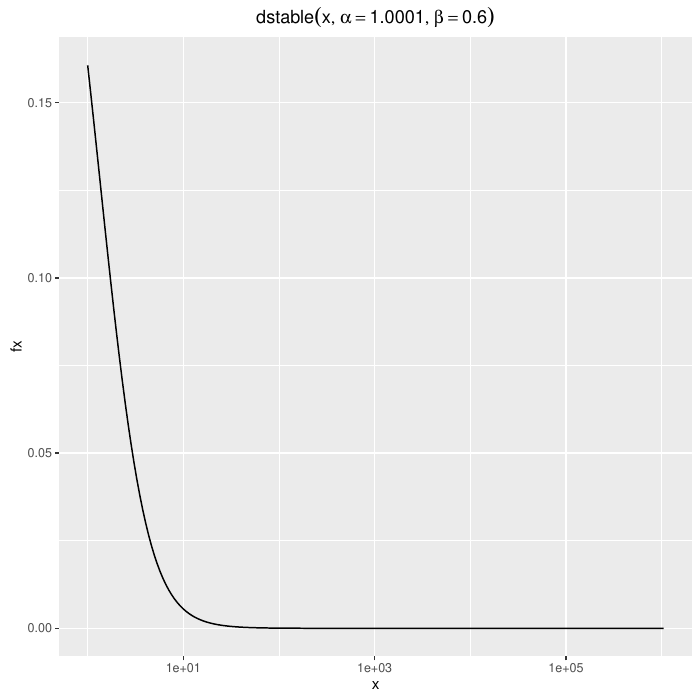

Reproduce this figure in R.
require("stablecpp")
require("ggplot2")
require("plyr")
dPareto <- stablecpp:::dPareto

source(system.file("test-tools-1.R", package = "Matrix"), keep.source=interactive())
					#-> identical3(), showProc.time(),...

stopifnot(0 < print(dstable(4000., alpha=1.00001, beta=0.6)))
## gave error in fBasics::dstable()
## now 18 warnings from uniroot()

pdf("dstab-ex.pdf")

x <- 2^seq(0, 20, length= 200)
## Regression check for alpha=2: <==> *norm() :
x. <- x/1024
fx <- dstable(x., alpha = 2, beta = 0, gamma = 1.1, delta=2, pm=2)
lf <- dstable(x., alpha = 2, beta = 0, gamma = 1.1, delta=2, pm=2, log=TRUE)
stopifnot(
    local({i <- is.finite(log(fx)); all.equal(log(fx[i]), lf[i])}),
    all.equal(fx, dnorm(x., m=2, s=1.1)),
    all.equal(lf, dnorm(x., m=2, s=1.1, log=TRUE)))

fx <- dstable(x, alpha = 1.0001, beta = 0.6)

qplot(x,fx, log="x", geom="line",
      main = expression(dstable(x, alpha == 1.0001, beta == 0.6)))# looks good
qplot(x,fx, log="xy", geom="line",
      main = expression(dstable(x, alpha == 1.0001, beta == 0.6)))# --- perfect now
stopifnot((dlx <- diff(log(fx))) < 0, # decreasing
      { dl <- dlx[x[-1] > 1000] # the negative slope:
	relErr(-0.13934, dl) < 4e-4},
	  diff(dl) > -1e-6)#  > 0 "in theory"; > -6e-7, ok on 64-bit Linux

nc <- 512 # number of points for curve()

zeta <- function(alpha,beta) if(alpha==1) 0 else -beta*tan(pi/2*alpha)

## negative beta:
x=seq(-.5,1.5,length.out=nc)
qplot(x=x,y=dstable(x,.75,-.5),ylab="f(x)",main=expression(dstable(x, alpha == .75, beta == -.5)),geom="line")
## cx <- curve(dstable(x, 0.75, -.5), -.5, 1.5, n=nc)# ok, now
m <- stableMode(0.75, -.5, tol=1e-14)
stopifnot(all.equal(m, 0.35810298366, tol = 1e-7),
	  all.equal(dstable(m, 0.75, -.5), 0.3554664043, tol=1e-6))

showProc.time()

###-------- "small" alpha -----------------
## alpha --> 0 --- very heavy tailed -- and numerically challenging.

## symmetric (beta = 0)
(x0 <- (-16:16)/256)
fx0 <- dstable(x0, alpha = 0.1, beta=0, gamma = 1e6)
qplot(x=x0, y=fx0, geom=c("line"),
     main = expression(f(x, alpha== 0.1, beta == 0, gamma == 10^6)))+
  geom_point(shape="o",size=5)
stopifnot(all.equal(fx0[17],1.15508291498374),
	  all.equal(fx0[ 1],0.02910420736536),
	  all.equal(range(diff(fx0[1:8])),
		    c(0.0011871409, 0.0025179435), tol=1e-6)
	  )

## beta > 0
x<-seq(-1,1,length.out=nc)
qplot(x=x,y=dstable(x, alpha = 0.3, beta = 0.5, tol=1e-7),ylab="f(x)",
            main=expression(dstable(x, alpha== 0.3, beta  == 0.5, tol == 10^-7)),geom="line")
m3 <- stableMode(0.3, 0.5, tol=1e-14)# still with 3 warnings
stopifnot(all.equal(m3, -0.2505743952946, tol = 2e-8))
## zoom into the above
x<-seq(-.27, -.22, length.out=nc)
qplot(x=x,y=dstable(x, alpha = 0.3, beta = 0.5, tol=1e-7), ylab="f(x)",
      main=expression(dstable(x, alpha== 0.3, beta  == 0.5, tol == 10^-7)),geom="line")+
    geom_vline(aes(xintercept = m3), color="green", linetype=2, size=1)

x<-seq(-.4,.2,length.out=nc)
y<-dstable(x, alpha = 0.1, beta = 0.5, tol=1e-7)
m1<-stableMode(.1,.5,tol=1e-15)
qplot(x=x,y=y,geom="line",
      main=expression(dstable(x, alpha == 0.1, beta == 0.5, tol == 10^-7)),
      ylab = "f(x)", ylim = c(0, 25))+
  geom_vline(aes(xintercept=m1),color="green",linetype=2,size=1)+
  geom_hline(aes(yintercept=0), color="red", linetype=2,size=1)
stopifnot(all.equal(m1, -0.079192219, tol=2e-7)) # -0.079192219, was -0.0791921758
## check mode *and* unimodality
i. <- x > m1
stopifnot(## decreasing to the right:
	  diff(y[ i.]) < 0,
	  ## increasing on the left:
	  diff(y[!i.]) > 0)

## Now *really* small alpha --> 0:
##     --------------------------
## Note that
if(require("FMStable")) {
    try( FMStable::setParam(alpha = 1e-18, location=0, logscale=0, pm = 0) )
## gives
## Error in .... setParam: S0=M parametrization not suitable for small alpha
}
## now if this is true (and I think we can trust Geoff Robinson on this),
## we currently have a  "design bug - problem":
## as internally, we always translate to  'pm=0' parametrization __FIXME_(how ??)__
## --> solution: see below:  there's a simple  (alpha -> 0) asymptotic

## These now "work": .... well with integration warnings !!

pdstab.alpha <- function(x, betas, alphas = 2^-(40:2),title, ...)
{
    stopifnot(is.numeric(x),
              is.numeric(betas), -1 <= betas, betas <= 1,
              is.numeric(alphas), 0 <= alphas, alphas <= 2)
    if(is.unsorted(alphas)) alphas <- sort(alphas)
    if(is.unsorted(beta)) betas<-sort(betas)
    one_ab<-function(df){
      data.frame(x=x,density=dstable(x, alpha=df$alpha, beta = df$beta, pm = 0))
    }
    df<-expand.grid(alpha=alphas,beta=betas)
    df_out<-ddply(df,.(alpha,beta),one_ab)
    qplot(x=alpha,y=density,data=df_out,color=as.factor(beta),
             linetype=as.factor(x), geom="line",log="xy",
             xlab = quote(alpha),
             ylab = expression(f(x, alpha)),
             main = title)+
      scale_color_discrete(guide_legend(title="beta"))+
      scale_linetype_discrete(guide_legend(title="x"))
}

## vary beta,  keep x :
pdstab.alpha(x = -1, betas = c(0.1,.3,.5,.7,.9),
             title=expression(dstable(x == -1, alpha, beta, pm == 0)))
## vary x,  keep beta
pdstab.alpha(x =  c(-1,+1,+5,+50,-10), beta = 0.3,
             title=expression(dstable(x, beta == .3, alpha, pm == 0)))

## Plots suggest a simple formula
##  log(f(x, alpha, beta))=  c(x,beta) + log(alpha)
##      f(x, alpha, beta) =  C(x,beta) * (alpha)   -- ???

## for normal alpha, it looks different {which is reassuring!}
pdstab.alpha(x = -1, betas = 0.3, alphas = seq(1/128, 2, length=100),
             title=expression(dstable(x == -1, alpha, beta, pm == 0)))

## Show the formula, we derived:
## f(x, \alpha, \beta) ~  \alpha * \frac{1 + \beta}{2e \abs{x + \pi/2 \alpha\beta}}
## ONLY ok, when  x > zeta := - beta * tan(pi/2 *alpha)
## otherwise, "swap sign" of (x, beta)
dst.smlA <- function(x, alpha, beta, log = FALSE) {
    pa <- pi/2*alpha
    i. <- x < -pa*beta
    if(any(i.)) {
        beta <- rep(beta, length.out=length(x))
        beta[i.] <- -beta[i.]
        x   [i.] <- -x   [i.]
    }
    ## alpha*(1+beta) / (2*exp(1)*(x+ pa*beta))
    r <- log(alpha) + log1p(beta) - (1 + log(2*(x+ pa*beta)))
    if(log) r else exp(r)
}

set.seed(17)

alpha <- 1e-15 ## must be larger than cutoff in .fct1() in ../R/dpqr-stable.R :
stopifnot(alpha > stablecpp:::.alpha.small.dstable)
for(beta in runif(20, -1, 1)) {
 cat(sprintf("beta =%10g: ", beta))
 for(N in 1:10) {
     x <- 10*rnorm(100); cat(".")
     stopifnot(all.equal(dstable (x, alpha, beta),
                         dst.smlA(x, alpha, beta), tol = 1e-13))
 }; cat("\n")
}


x=seq(-10,10,length.out=101)
df<-rbind(data.frame(x=x,y=dstable (x, alpha=1e-10, beta=.8, log=TRUE),type=rep("dstable",101)),
          data.frame(x=x,y=dst.smlA(x, alpha=1e-10, beta=.8, log=TRUE),type=rep("dst.smlA",101)))
qplot(x=x,y=y,data=df,color=type,geom="line",
          main=expression(f(x, alpha == 10^-10, beta == .8)))

## "same" picture (self-similar !)
x<-seq(-1,1,length.out=101)
df<-rbind(data.frame(x=x,y=dstable (x, alpha=1e-10, beta=.8, log=TRUE),type=rep("dstable",101)),
          data.frame(x=x,y=dst.smlA(x, alpha=1e-10, beta=.8, log=TRUE),type=rep("dst.smlA",101)))
qplot(x=x,y=y,data=df,color=type,geom="line",
      main=expression(f(x, alpha == 10^-10, beta == .8)))



## Testing stableMode here:


### beta = 1 (extremely skewed)  and small alpha: ---------
##  --------
## Problem at *left* ("less problematic") tail, namely very close to where the
## support of the density becomes mathematically exactly zero :
##
## clear inaccuracy / bug --- maybe *seems* curable
##
x<-seq(-40,40,length.out=101)
qplot(x=x,y=dstable(exp(x), alpha= 0.1, beta=1, pm=1, log=TRUE),geom="line",
      ylab="y",main=expression(dstable(e^x, alpha == 0.1, beta == 1, pm == 1, log == TRUE)))
##            ------
## --> warnings both from uniroot ("-Inf") and .integrate2()
## about equivalent to
x<-exp(seq(log(1e-15),log(4e4),length.out=1001))
qplot(x=x,y=dstable(x, alpha= 0.1, beta=1, pm=1, log=TRUE), geom="line",log="x",
      main=expression(dstable(e^x, alpha == 0.1, beta == 1, pm == 1, log == TRUE)))
## If we decrease  zeta.tol "to 0", we get better here:
x<-seq(-40,20,length.out=101)
qplot(x=x,y=dstable(exp(x), alpha= 0.1, beta=1, pm=1, log=TRUE, zeta.tol=1e-100), geom="line",
      main=expression(dstable(e^x, alpha == 0.1, beta == 1, pm == 1, log == T, zeta.tol == 10^-100)))
## or here, ... but still not good enough
x<-seq(-45,30,length.out=101)
qplot(x=x,y=dstable(exp(x), alpha= 0.1, beta=1, pm=1, log=TRUE, zeta.tol=1e-200), geom="line",
      main=expression(dstable(e^x, alpha == 0.1, beta == 1, pm == 1, log == T, zeta.tol == 10^-200)))

showProc.time()

##------ NB: Pareto tail behavior -- see more in ./tails.R
##						   =======

## alpha ~= 1  ---- and x ~ zeta(a,b) -----------
## ==========
f1 <- dstable(6366.197,	 alpha= 1.00001, beta= .1)
f2 <- dstable(-50929.58, alpha= 1.00001, beta= -.8)
stopifnot(f1 > 0, f2 > 0)

## these all work (luck):
chk_near_zeta<-function(alpha,beta){
  zet <- zeta(alpha= alpha, beta= beta)
  ## here, we must have larger zeta.tol: = 5e-5 is fine; now using "automatic" default
  x<-max(abs(zet),1)*seq(-5e-4,5e-4,length.out=nc+if(nc%%2==0) 1 else 0)
  df<-data.frame(x=x,y=dstable(zet+x, alpha= alpha, beta= beta,zeta.tol=5e-5),fnct="dstable")
  if (abs(zet)>1e4)
    df<-rbind(df,data.frame(x=x,y=dPareto(zet+x, alpha= alpha, beta= beta),fnct="dPareto"))
  z.txt <- bquote(paste(x == zeta(.), phantom() == .(signif(zet,6))))
  show(qplot(x=x,y=y, geom="line",data=df,color=fnct,
        main=bquote(dstable(x+zeta(alpha,beta), alpha == .(alpha), beta == .(beta)))) +
        geom_hline(aes(yintercept=dstable(zet,alpha,beta)),color="green")+
        geom_vline(aes(xintercept=0), color="pink")+
        geom_text(aes(x=0,y=max(df$y)-.1*(max(df$y)-min(df$y)),label=deparse(z.txt)), alpha=1,parse=T,hjust=0, color="pink"))
  df
}
## no longer much noise (thanks to zeta.tol = 1e-5):
df<-chk_near_zeta(1.00001,-.8)
stopifnot({ rr <- range(df$y)
	    2.1e-10 < rr & rr < 2.3e-10 })
df<-chk_near_zeta(1.00001,0)

showProc.time()

### ---- alpha == 1 ---------
x<-seq(-20,20,length.out=nc)
qplot(x=x,y=dstable(x, alpha = 1, beta = 0.3), geom="line", log="y",
      main=bquote(dstable(x, alpha == 1, beta == 0.3)),ylab="f(x)")

x<-seq(-200, 160, length.out=nc)
df<-rbind(data.frame(x=x,y=dstable(x, alpha = 1, beta = 0.3, log=TRUE),fnct=rep("dstable",nc)),
          data.frame(x=x,y=dPareto(x, alpha = 1, beta = 0.3, log=TRUE),fnct=rep("dPareto",nc)))
qplot(x=x,y=y,data=df,color=fnct, geom="line",
      main=bquote(dstable(x, alpha == 1, beta == 0.3, log == T)),
      ylab="f(x)")
## was discontinuous but no longer
## ditto:
x<-seq(-70,80,length.out=nc)
df<-rbind(data.frame(x=x,y=dstable(x, alpha=1, beta= 0.1, log=TRUE),fnct="dstable"),
          data.frame(x=x,y=dPareto(x, alpha=1, beta= 0.1, log=TRUE),fnct="dPareto"))
qplot(x=x, y=y, data=df, color=fnct, geom="line",
      main=bquote(dstable(x, alpha == 1, beta == 0.1, log == T)),
      ylab="f(x)")

showProc.time()

dstable(-44, alpha=1, beta= .1)# failed
## large x gave problems at times:
dstable(-1e20, alpha = 0.9,  beta = 0.8)

chkUnimodal <- function(x) {
    ## x = c(x1, x2)  and  x1 is *increasing*  and x2 is *decreasing*
    stopifnot((n <- length(x)) %% 2 == 0,
	      (n2 <- n %/% 2) >= 2)
    if(is.unsorted(x[seq_len(n2)])) warning("first part is *not* increasing")
    if(is.unsorted(x[n:(n2+1)]))    warning("seconds part is *not* decreasing")
    invisible(x)
}

showProc.time()

xLrg <- c(10^c(10:100,120, 150, 200, 300), Inf)
xLrg <- sort(c(-xLrg, xLrg))
d <- dstable(xLrg, alpha = 1.8,	  beta = 0.3 ); chkUnimodal(d)
d <- dstable(xLrg, alpha = 1.01,  beta = 0.3 ); chkUnimodal(d) # (was slow!)
## look at the problem:
dstCurve <- function(alpha, beta, log=TRUE, NEG=FALSE,
		     from, to, n=nc, cLog="", ...)
{
  x<-exp(seq(from=log(from),to=log(to),length.out=n))
  log_flag<-if (log) "TRUE" else "FALSE"
  if(NEG) {
    df<-rbind(data.frame(x=x,y=dstable(-x, alpha=alpha, beta=beta, log=log),fnct=rep("dstable",nc)),
             data.frame(x=x,y=dPareto(-x, alpha=alpha, beta=beta, log=log),fnct=rep("dPareto",nc)))
    qplot(x=x,y=y, data=df,geom="line", color=fnct, log=cLog,
          main=bquote(dstable(-x, alpha == .(alpha), beta == .(beta), log == .(log_flag))),
          ylab="f(x)", ...)
  } else {
    df<-rbind(data.frame(x=x,y=dstable(x, alpha=alpha, beta=beta, log=log),fnct=rep("dstable",nc)),
             data.frame(x=x,y=dPareto(x, alpha=alpha, beta=beta, log=log),fnct=rep("dPareto",nc)))
    qplot(x=x,y=y, data=df, geom="line", color=fnct, log=cLog,
          main=bquote(dstable(x, alpha == .(alpha), beta == .(beta), log == .(log_flag))),
          ylab="f(x)",...)
  }
}

## (was *S.L.O.W.* on [2010-03-28] !)
dstCurve(alpha = 1.01, beta = 0.3, NEG=TRUE,
	      from=1e10, to=1e20, cLog="x", ylim = c(-100, -45))
## zoom in:
dstCurve(alpha = 1.01, beta = 0.3,from=.1e13,to= 9e13, ylim = c(-80, -55))
showProc.time()

d <- dstable(xLrg, alpha = 1.001, beta = -0.9) # >= 50 warnings
try( chkUnimodal(d) ) # FIXME
## look at the problem:
dstCurve(alpha = 1.001, beta = -0.9, log=FALSE, NEG=TRUE,  1e10, 1e20, cLog="xy")
## and at the right tail, too:
dstCurve(alpha = 1.001, beta = -0.9, log=FALSE, NEG=FALSE, 1000, 1e17, cLog="xy")

d <- dstable(xLrg, alpha = 1. ,	  beta = 0.3 ); chkUnimodal(d) # "ok" now
d <- dstable(xLrg, alpha = 0.9,	  beta = 0.3 ) # 10 warnings (had 11)
try( chkUnimodal(d) ) # FIXME
d <- dstable(xLrg, alpha = 0.5,	  beta = 0.3 ) # 19 warnings (had 22)
chkUnimodal(d)
d <- dstable(xLrg, alpha = 0.1,	  beta = 0.3 ) # 26 warnings (had 21)
chkUnimodal(d)

showProc.time()

##-------------	 beta = 1  ---------------------
options(dstable.debug = TRUE)
dstable(1, alpha=1.2,	beta= 1 - 1e-7)#ok
dstable(1, alpha=1.2,	beta= 1)# gave error, because	g(pi/2) < 0
dstable(0, alpha=13/16, beta= 1 -2^-52)# had error as	g(-theta0)  |->	 NaN
dstable(0, alpha=19/16, beta= 1)       # had error as	g(pi/2)	    |->	 NaN
options(dstable.debug = FALSE)

## NB: (beta=1, alpha = 1/2) is 'Levy' ---> dLevy() and some checks
## -- in ./pstab-ex.R
##	   ~~~~~~~~~~

require(plyr)
ep <- 2^-(1:54)## beta := 1 - ep ---> 1  {NB: 1 - 2^-54 == 1  numerically}
alph.s <- (1:32)/16   # in (0, 2]
df<-expand.grid(alpha=alph.s,ep=ep)
df_b1<-ddply(df,.(alpha,ep),function(df) data.frame(x=0:10,y=dstable(0:10,df$alpha,1-df$ep,zeta.tol=5e-5)))
print(summary(df_b1$y))
r.b1 <- range(df_b1$y)
stopifnot(0 < r.b1[1], r.b1[2] < 0.35)
## "FIXME" test more: monotonicity in x {mode is < 0 = min{x_i}}, beta, alpha, ...
showProc.time()

dev.off()
cat('Time elapsed: ', proc.time(),'\n') # "stats"
